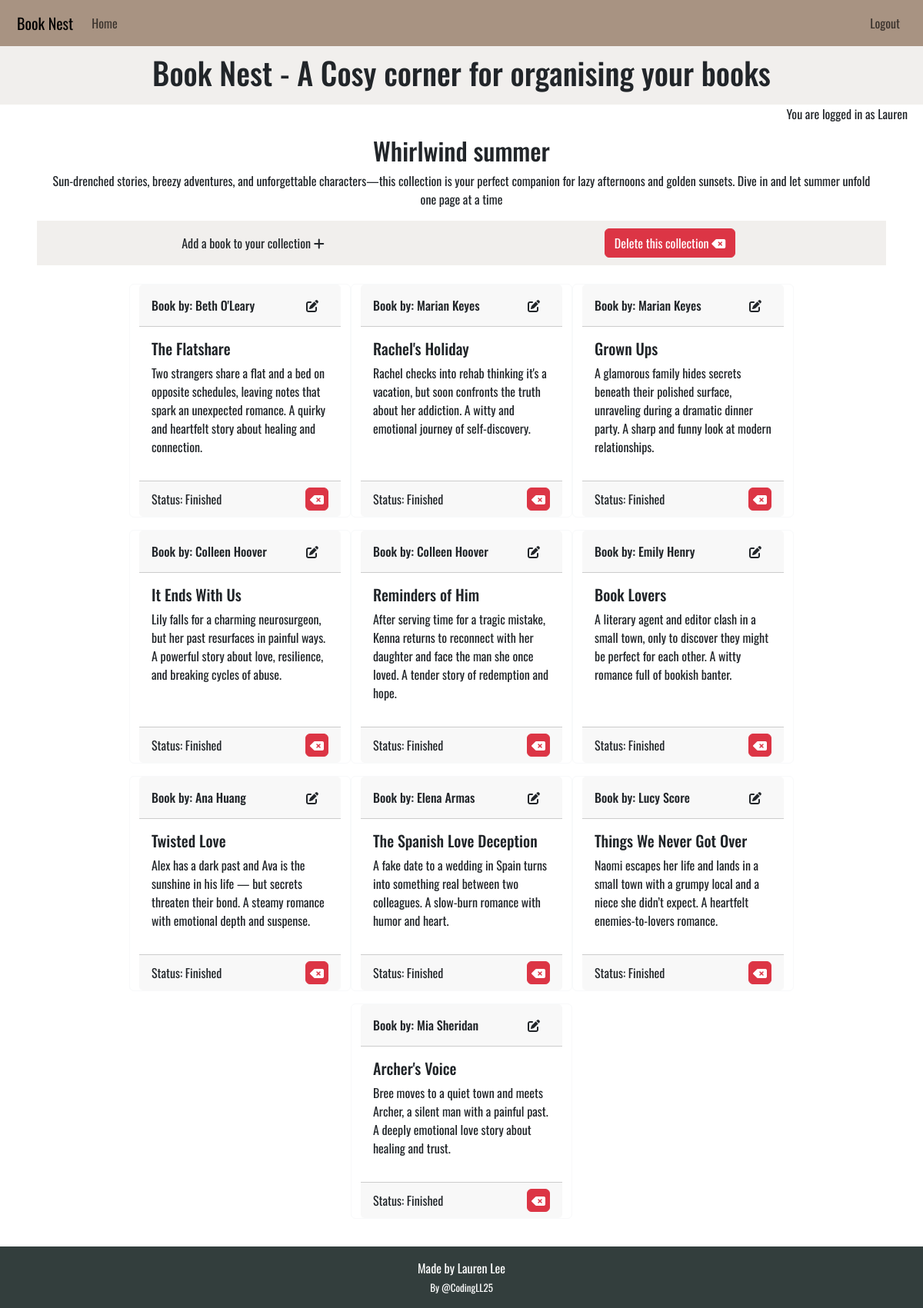
/collection/whirlwind-summer/ (signed in), run on the app's committed database.
### library/models.py (models this page shows, shortened)
class Collection(models.Model):
    THEME_CHOICES = [
        ("romance", "Romance"),
        ("fantasy", "Fantasy"),
        ("mystery", "Mystery"),
        ("historical", "Historical"),
        ("thriller", "Thriller"),
        ("science_fiction", "Science Fiction"),
        ("nonfiction", "Nonfiction"),
        ("young_adult", "Young Adult"),
        ("literary", "Literary Fiction"),
        ("horror", "Horror"),
        ("self_development", "Self Development"),
        ("mixed", "Mixed theme"),
    ]
    name = models.CharField(max_length=100, unique=True, blank=False)
    excerpt = models.TextField(blank=True)
    theme = models.CharField(max_length=50, choices=THEME_CHOICES, default="mixed")
    user = models.ForeignKey(
        User, on_delete=models.CASCADE, related_name="collections", null=True
    )
    slug = models.SlugField(max_length=200, blank=True, unique=True)

class Book(models.Model):
    collection = models.ForeignKey(
        Collection, on_delete=models.CASCADE, related_name="books"
    )
    title = models.CharField(max_length=200, unique=True, blank=False)
    author = models.CharField(max_length=100, blank=False)
    body = models.TextField()
    finished = models.BooleanField(default=False)
    created_on = models.DateTimeField(auto_now_add=True)
    tag = models.ManyToManyField(Tag, related_name="books")

### library/views.py (the view)
# urls.py: path("collection/<slug:slug>/", views.collection_detail, name="collection_detail"),
def collection_detail(request, slug):
    queryset = Collection.objects.all().order_by("id")
    collection = get_object_or_404(queryset, slug=slug)
    books = collection.books.all()
    return render(
        request,
        "library/collection_detail.html",
        {
            "collection": collection,
            "books": books,
        },
    )

### library/templatetags/html_filters.py (called while the page is built)
@register.filter(name="clean_html")
def clean_html(value):
    if not value:
        return ""
    value = re.sub(r"<p[^>]*>\s*(?:&nbsp;|\s)*</p>", "", value)
    value = re.sub(r"&nbsp;", " ", value)
    return strip_tags(value).strip()

### library/templates/library/collection_detail.html (shortened to what this page needs)
{% extends 'base.html' %}
{% load html_filters %}
{% load static %}
{% load crispy_forms_tags %}
{% block content %}
<div class="collection-name">
    <h2>{{ collection.name }}</h2>
    <p> {{ collection.excerpt }}</p>
</div>
<section class="form">
    <div class="row heading">
        {% if collection and user.is_authenticated and user == collection.user %}
        <div class="add-book col-md-6">
            <a href="{% url 'add_book' collection.slug %}"
                aria-label="Go to the page for adding a book to this collection" class="btn icon-button add">
                Add a book to your collection <i class="fa-solid fa-plus"></i>
            </a>
        </div>
        <div class="delete-collection col-md-6">
            <a href="{% url 'delete_collection' collection.slug %}"
                aria-label="Go to the page for deleting this collection" class="btn btn-danger delete">
                Delete this collection <i class="fa-solid fa-delete-left icon"></i>
            </a>
        </div>
        {% endif %}
    </div>
</section>
<section class="book-container container mt-4">
    <div class="row justify-content-center">
        {% if books %}
        {% for book in books %}
        <div class="card book-holder border-light mb-3">
            <div class="card-header book-header">
                <h3 class="book-author">
                    Book by: {{ book.author }}
                </h3>
                {% if collection and user.is_authenticated and user == collection.user %}
                <a href="{% url 'edit_book' slug=collection.slug book_id=book.id %}"
                    aria-label="Go to the page for editing this book" class="btn icon-button edit" title="Edit book">
                    <i class="fa-solid fa-pen-to-square"></i>
                </a>
                {% endif %}
            </div>
            <div class="card-body book-main">
                <h5 class="card-title book-title">{{ book.title}} </h5>
                <p class="card-text book-body"> {{ book.body | clean_html }}</p>
            </div>
            <div class="card-footer book-header">
                <p class="card-status book-status"> Status: {% if book.finished %} Finished {% else %} In progress
                    {% endif%}</p>
                {% if collection and user.is_authenticated and user == collection.user %}
                <a href="{% url 'delete_book' slug=collection.slug book_id=book.id %}"
                    aria-label="Go to the page for deleting this book" class="btn btn-danger delete-icon"
                    title="Delete book">
                    <i class="fa-solid fa-delete-left icon"></i>
                </a>
                {% endif %}
            </div>
        </div>
        {% endfor%}
        {% else %}
        <p>No books in this collection yet.</p>
        {% endif %}
    </div>
</section>
{% endblock content %}

### templates/base.html (shortened to what this page needs)
{% load static %}
{% url 'home' as home_url %}
{% url 'account_login' as login_url %}
{% url 'account_signup' as signup_url %}
{% url 'account_logout' as logout_url %}
<!DOCTYPE html>
<html class="h-100" lang="en">
<head>
    <link href="https://cdn.jsdelivr.net/npm/bootstrap@5.3.3/dist/css/bootstrap.min.css" rel="stylesheet"
>
    <link rel="stylesheet" href="{% static 'css/style.css' %}">
</head>
<body class="d-flex flex-column h-100 main-bg">
    <header>
        <nav class="navbar navbar-expand-lg">
            <div class="container-fluid">
                <a class="home-nav navbar-brand" aria-label="Link to the home page" href="{% url 'home' %}">Book
                    Nest</a>
                <div class="collapse navbar-collapse" id="navbarText" aria-label="Link to the home page">
                    <ul class="navbar-nav me-auto mb-2 mb-lg-0">
                        <li class="nav-item">
                            <a class="nav-link {% if request.path == home_url %}active{% endif %}" aria-current="page"
                                href="{% url 'home' %}">Home</a>
                        </li>
                    </ul>
                    <ul class="navbar-nav ms-auto mb-2 mb-lg-0">
                        {% if user.is_authenticated %}
                        <li class="nav-item" aria-label="Link to logout of your account">
                            <a class="nav-link {% if request.path == logout_url %}active{% endif %}" aria-current="page"
                                href="{% url 'account_logout' %}">Logout</a>
                        </li>
                        {% endif %}
                    </ul>
                </div>
            </div>
        </nav>
        <section class="subheadings">
            <div class="heading">
                <h1>Book Nest - A Cosy corner for organising your books</h1>
            </div>
            <span class="account-confirmation">
                {% if user.is_authenticated %}
                <p class="account-text">You are logged in as {{ user }}</p>
                {% else %}
                <p class="account-text">You are not logged in</p>
                {% endif %}
            </span>
        </section>
    </header>
    <main class="flex-shrink-0 main-bg">
        {% block content %}
        {% endblock content %}
    </main>
    <footer class="footer py-3">
        <p class="m-0 text-center">Made by Lauren Lee</p>
        <a class="github" href="https://github.com/CodingLL25" target="_blank"
            aria-label="Link to authors Github Page">By @CodingLL25</a>
    </footer>
</body>
</html>

### static/css/style.css (style rules this page uses)
:root { --primary-font: "Oswald", sans-serif; --primary-color: #333E3D; --secondary-color: rgb(214, 209, 202); --highlight: #A89382; --light-highlight: #D97E47; --bright-highlight: #632a13; --danger: rgb(131, 21, 21); }
body { min-height: 100vh; display: flex; width: 100%; flex-direction: column; font-family: var(--primary-font); margin: 0; overflow-x: hidden; overflow-wrap: anywhere; }
main { flex: 1 0 auto; max-width: 1399px; margin: 0% 5%; position: relative; padding-bottom: 20px; }
.navbar { display: flex; width: 100%; background-color: var(--highlight); padding: 10px; }
.heading, .action-form { background-color: rgba(214, 209, 202, 0.35); padding: 10px; text-align: center; }
.account-text { height: 25px; padding-right: 20px; text-align: right; }
.footer { width: 100%; background-color: var(--primary-color); color: white; text-align: center; }
.github { text-decoration: none; color: white; font-size: small; }
.collection-name { width: 100%; display: block; text-align: center; }
.book-container { display: flex; width: 100%; }
.book-holder { max-width: 18rem; }
.book-header { display: flex; justify-content: space-between; align-items: center; width: 100%; }
.book-author { margin: 0; text-align: left; font-size: medium; }
.icon-button { margin-left: auto; }
.book-status { margin: 0; }
.delete-icon { padding: 2px 5px; }

### data on the page
Collection: name "Whirlwind summer", excerpt "Sun-drenched stories, breezy adventures, and unforgettable characters—this collection is your perfect companion for lazy afternoons and golden sunsets. Dive in and let summer unfold one page at a time"
Book: author "Beth O'Leary", title "The Flatshare", body|clean_html "Two strangers share a flat and a bed on opposite schedules, leaving notes that spark an unexpected romance. A quirky and heartfelt story about healing and connection.", finished "Finished"
Book: author "Marian Keyes", title "Rachel's Holiday", body|clean_html "Rachel checks into rehab thinking it's a vacation, but soon confronts the truth about her addiction. A witty and emotional journey of self-discovery.", finished "Finished"
Book: author "Marian Keyes", title "Grown Ups", body|clean_html "A glamorous family hides secrets beneath their polished surface, unraveling during a dramatic dinner party. A sharp and funny look at modern relationships.", finished "Finished"
Book: author "Colleen Hoover", title "It Ends With Us", body|clean_html "Lily falls for a charming neurosurgeon, but her past resurfaces in painful ways. A powerful story about love, resilience, and breaking cycles of abuse.", finished "Finished"
Book: author "Colleen Hoover", title "Reminders of Him", body|clean_html "After serving time for a tragic mistake, Kenna returns to reconnect with her daughter and face the man she once loved. A tender story of redemption and hope.", finished "Finished"
Book: author "Emily Henry", title "Book Lovers", body|clean_html "A literary agent and editor clash in a small town, only to discover they might be perfect for each other. A witty romance full of bookish banter.", finished "Finished"
Book: author "Ana Huang", title "Twisted Love", body|clean_html "Alex has a dark past and Ava is the sunshine in his life — but secrets threaten their bond. A steamy romance with emotional depth and suspense.", finished "Finished"
Book: author "Elena Armas", title "The Spanish Love Deception", body|clean_html "A fake date to a wedding in Spain turns into something real between two colleagues. A slow-burn romance with humor and heart.", finished "Finished"
Book: author "Lucy Score", title "Things We Never Got Over", body|clean_html "Naomi escapes her life and lands in a small town with a grumpy local and a niece she didn’t expect. A heartfelt enemies-to-lovers romance.", finished "Finished"
Book: author "Mia Sheridan", title "Archer's Voice", body|clean_html "Bree moves to a quiet town and meets Archer, a silent man with a painful past. A deeply emotional love story about healing and trust.", finished "Finished"

### other printed values
{{ user }} "Lauren"
